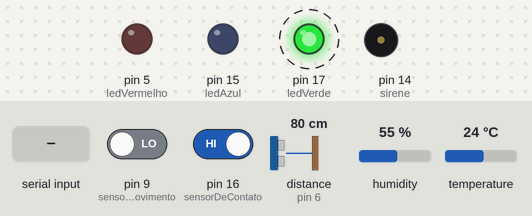
Bench run of a sketch on a simulated Arduino Uno, built with avr-gcc and run on an emulated ATmega328P. On the bench: output pins drawn as LEDs (lit = HIGH), buzzer (waves = sounding, pin HIGH). Dashed ring = blinking. Inputs (shaded band) come from the test bench; at power-on: distance to the obstacle (sensor on pin 6) 80 cm, pin 16 (sensorDeContato) HIGH, pin 9 (sensorDeMovimento) LOW, humidity 55 %, temperature 24 °C. The echo pulse lasts 58.3 µs per cm.

Above: at 1.2 s.
1.3 s: distance to the obstacle (sensor on pin 6) set to 11 cm
4.3 s: distance to the obstacle (sensor on pin 6) set to 8 cm
At 4.57 s:
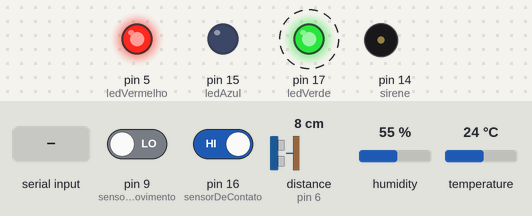
7.3 s: pin 16 (sensorDeContato) driven LOW
At 7.54 s:
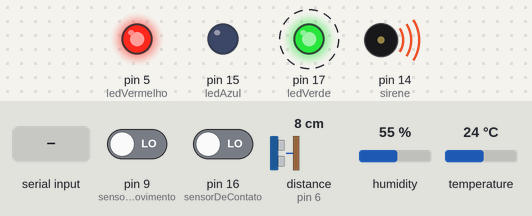
10.3 s: "A" received over the second serial link
At 10.64 s:
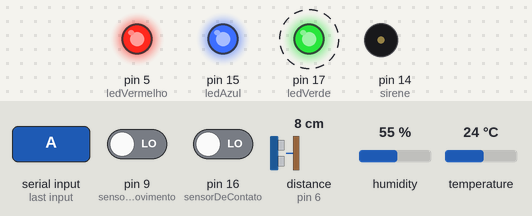
13.3 s: distance to the obstacle (sensor on pin 6) set to 120 cm
At 13.47 s:
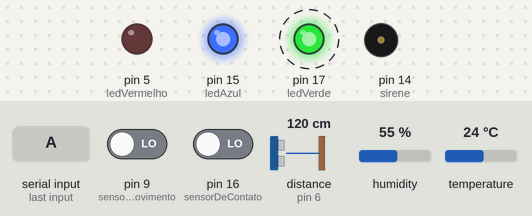
16.3 s: "a" received over the second serial link
At 16.58 s:
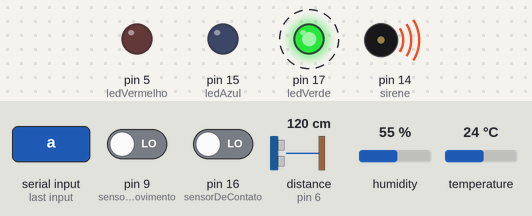
Timing chart, 0 to 20.3 s (numbered marks = the images above; inputs shaded):
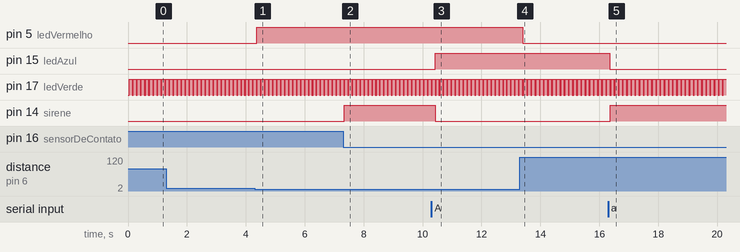

Measured:
- the behaviour switches between 10 and 9 cm on distance to the obstacle (sensor on pin 6) (found by bisection; images 0 and 1)
- after the input at 4.3 s, pin 5 (ledVermelho): LOW → HIGH after 0.07 s
- after the input at 7.3 s, pin 14 (sirene): LOW → HIGH at once
- after the input at 10.3 s, pin 15 (ledAzul): LOW → HIGH after 0.12 s; pin 14 (sirene): HIGH → LOW after 0.13 s
- after the input at 13.3 s, pin 5 (ledVermelho): HIGH → LOW after 0.11 s
- after the input at 16.3 s, pin 15 (ledAzul): HIGH → LOW after 0.05 s; pin 14 (sirene): LOW → HIGH after 0.06 s
- by itself, pin 17 (ledVerde): alternates HIGH for 0.10 s and LOW for 0.04 s

The sketch:

ProjetoFinal.ino
```cpp
//Bluethoot
#include <SoftwareSerial.h>//
SoftwareSerial mySerial(3, 4); // 2-RX, 3-TX

//Sensor Ultrasonic
#include <Ultrasonic.h>
#define TRIGGER_PIN  7
#define ECHO_PIN     6
Ultrasonic ultrasonic(TRIGGER_PIN, ECHO_PIN);

//Sensor de Humidade e temperatura
#include <dht.h>
#define dht_dpin A5 //Pino DATA do Sensor ligado na porta Analogica A1
dht DHT; //Inicializa o sensor

int sirene = 14;
int ledAzul = 15;
int ledVerde = 17;
int sensorDeContato=16;
int ledVermelho = 5;
int sensorDeMovimento = 9;
int statusSensorContato;

char podeLiberarBike;


 void setup(){

   pinMode(ledVermelho, OUTPUT);
   mySerial.begin(9600);
   pinMode(ledAzul, OUTPUT);
   pinMode(ledVerde, OUTPUT);
   pinMode(sirene, OUTPUT);
   pinMode(sensorDeContato, INPUT);
   pinMode(sensorDeMovimento, INPUT);
   podeLiberarBike ='N';
 }

 void loop() {
  bluethoot();
  sensorContato();
  sensorMovimento();
  sensorVelocidade();
  sensorHumidadeTemperatura();
}

void sensorHumidadeTemperatura(){
   DHT.read11(dht_dpin); //Lê as informações do sensor
  //Serial.print("Umidade = ");
  //Serial.print(DHT.humidity);
  //Serial.print(" %  ");
  //Serial.print("Temperatura = ");
  //Serial.print(DHT.temperature);
  //Serial.println(" Celsius  ");
  digitalWrite(ledVerde, HIGH);
  delay(100);
  digitalWrite(ledVerde, LOW);
}

void sensorVelocidade(){
  float cmMsec, inMsec;
  long microsec = ultrasonic.timing(); //tempo gasto do som (max:5000 min:300)
  cmMsec = ultrasonic.convert(microsec, Ultrasonic::CM);//centimetros (max:90 min: 5)
  Serial.print(cmMsec);
  if(cmMsec < 10){
    digitalWrite(ledVermelho, HIGH);
  }else{
   digitalWrite(ledVermelho, LOW);
  }
}


 void sensorMovimento(){
   int acionamento = digitalRead(sensorDeMovimento);
   if (acionamento == HIGH and podeLiberarBike == 'S'){
     for(int i; i<=10;i++){
      digitalWrite(ledAzul, LOW);
      delay(10);
      digitalWrite(ledAzul, HIGH);
     }
   }
}


 void sensorContato(){
     statusSensorContato = digitalRead(sensorDeContato);
     if (statusSensorContato == LOW and podeLiberarBike == 'N'){
        digitalWrite(sirene, HIGH);//COLOCAR SOM DE SIRENE
     }else{
        digitalWrite(sirene, LOW);
     }
 }

void bluethoot(){
    char caracter = mySerial.read();

    if(caracter == 'A'){
       digitalWrite(ledAzul,HIGH);
       podeLiberarBike = 'S';
    }
    if(caracter == 'a'){
      digitalWrite(ledAzul,LOW);
      podeLiberarBike = 'N';
    }
    delay(10);
}
```
